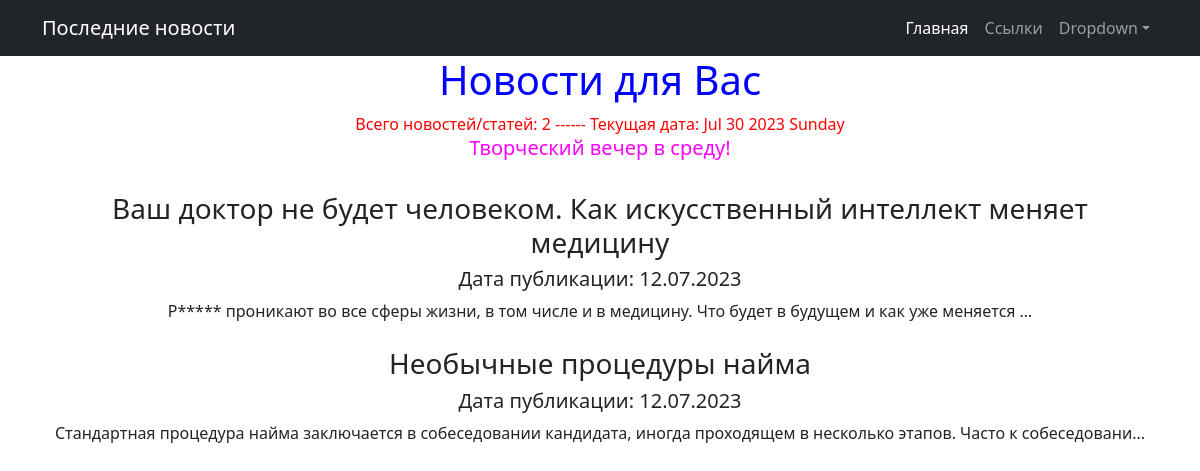
Before: /news/ with the older database file.
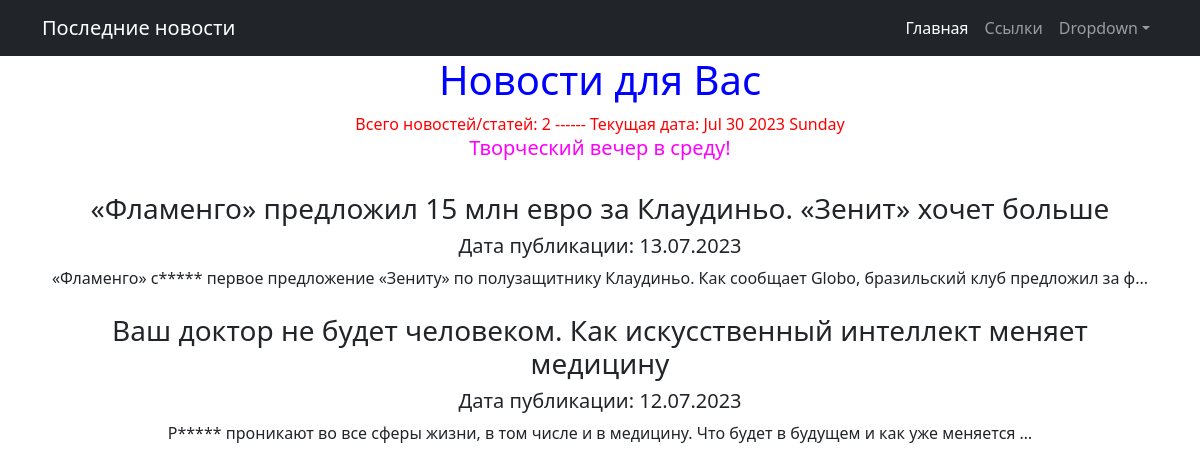
After: the same page with the newer database file.
### newsportalapp/models.py (models this page shows, shortened)
class Post(models.Model):
    post_author = models.ForeignKey(Author, on_delete=models.CASCADE)          # - связь «один ко многим» с моделью Author;
    post_type = models.CharField(max_length=2, choices=POSTTYPE) #, default='N')  # - поле с выбором — «статья» или «новость»;
    post_date = models.DateTimeField(auto_now_add=datetime.datetime.now())     # - автоматически добавляемая дата и время создания;
    post_category = models.ManyToManyField(Category, through='PostCategory')   # - связь «многие ко многим» с моделью Category(с дополнительной моделью PostCategory);
    post_title = models.CharField(max_length=124)                              # - заголовок статьи / новости;
    post_text = models.TextField()                                             # - текст статьи / новости;
    post_rating = models.IntegerField()                # - рейтинг статьи / новости.
    def preview(self):
        return str(self.post_text)[0:125] + '...'

### newsportalapp/views.py (the view)
# urls.py: path('', PostList.as_view(), name='post_list'),
class PostList(ListView):
    model = Post
    ordering = '-post_date'
    template_name = 'news.html'
    context_object_name = 'news'
    paginate_by = 2  # вот так мы можем указать количество записей на странице
    def get_queryset(self):
        queryset = super().get_queryset()
        self.filterset = PostFilter(self.request.GET, queryset)
        return self.filterset.qs
    def get_context_data(self, **kwargs):
        context = super().get_context_data(**kwargs)
        context['filterset'] = self.filterset
        context['time_now'] = datetime.utcnow()
        context['next_action'] = "Творческий вечер в среду!"
        return context

### newsportalapp/templatetags/custom_filters.py (called while the page is built)
@register.filter()
def censor(value):
    if type(value) != str:
        raise ValueError("Применять данный фильтр следует к строке!")
    try:
        value_list = value.split()
        value_list_c = value_list.copy()
        for i in range(len(FAILED_WORDS)):  # перебираем список запрещенных слов
            j = 0
            for value_list_word in value_list_c:            # перебираем слова из проверяемого текста
                if value_list_word == FAILED_WORDS[i]:     # если находим совпадение
                    value_list_word_new = value_list_word[:1:1] + '*'*(len(value_list_word)-1)
                    value_list.insert(j, value_list_word_new)
                    value_list.pop(j+1)
                j += 1
    except ValueError as error:
        print(error)
    else:
        value_new = ' '.join(value_list)
        return f'{value_new}'

### newsportalapp/templatetags/custom_tags.py (called while the page is built)
@register.simple_tag()
def current_time(format_string='%b %d %Y %A'):
   return datetime.utcnow().strftime(format_string)

### templates/news.html (shortened to what this page needs)
{% extends 'flatpages/default.html' %}
{% load custom_filters %}
{% load custom_tags %}
{% block content %}
   <h1><span style = "color: blue"> Новости для Вас </span></h1>
   <span style = "color: red"> Всего новостей/статей: {{ news|length }} ------ Текущая дата: {% current_time '%b %d %Y %A' %}</span>
   <h5><span style = "color: magenta"> {{ next_action|default_if_none:"Чуть позже сообщим о новой акции!" }} </span></h5>
   <br>
   {% if news %}
      {% for serv in object_list %}
          <tr><td><h3>{{ serv.post_title|censor }}</h3></td></tr>
          <tr><td><h5>Дата публикации: {{ serv.post_date|date:"d.m.Y" }}</h5></td></tr>
          <tr><td>{{ serv.preview|censor|truncatewords:20 }}</td></tr>
          <br><br>
      {% endfor %}
   {% else %}
      <h2>Новостей нет!</h2>
   {% endif %}
{% endblock content %}

Changed rows visible on the page:
no longer on this page (row edited): Post: post_title|censor "Необычные процедуры найма", post_date "12.07.2023", preview|censor "Стандартная процедура найма заключается в собеседовании кандидата, иногда проходящем в несколько этапов. Часто к собеседовани..."
now on this page (row edited): Post: post_title|censor "«Фламенго» предложил 15 млн евро за Клаудиньо. «Зенит» хочет больше", post_date "13.07.2023", preview|censor "«Фламенго» с***** первое предложение «Зениту» по полузащитнику Клаудиньо. Как сообщает Globo, бразильский клуб предложил за ф..."
